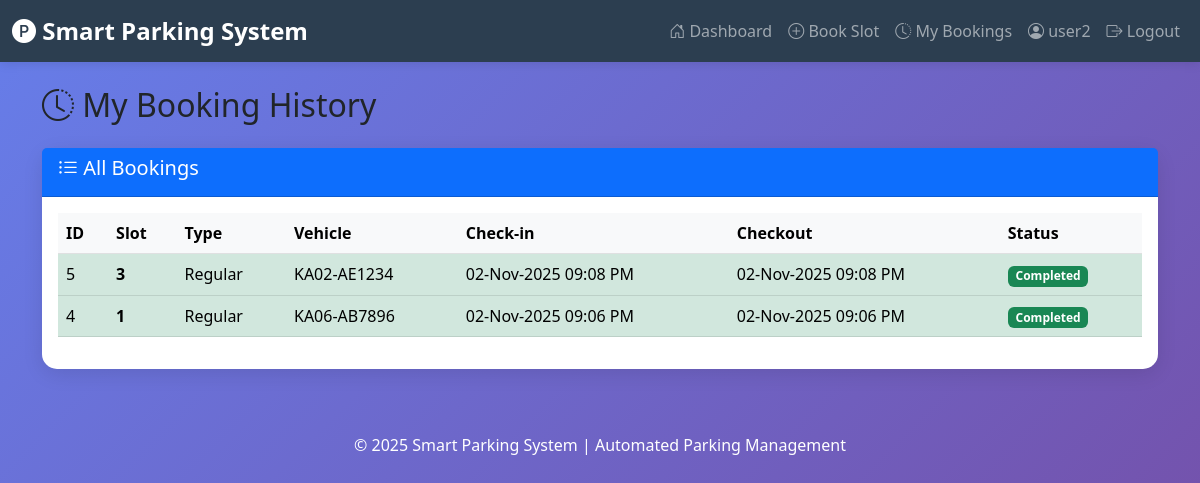
Page /user/bookings (signed in) on the earlier database version.
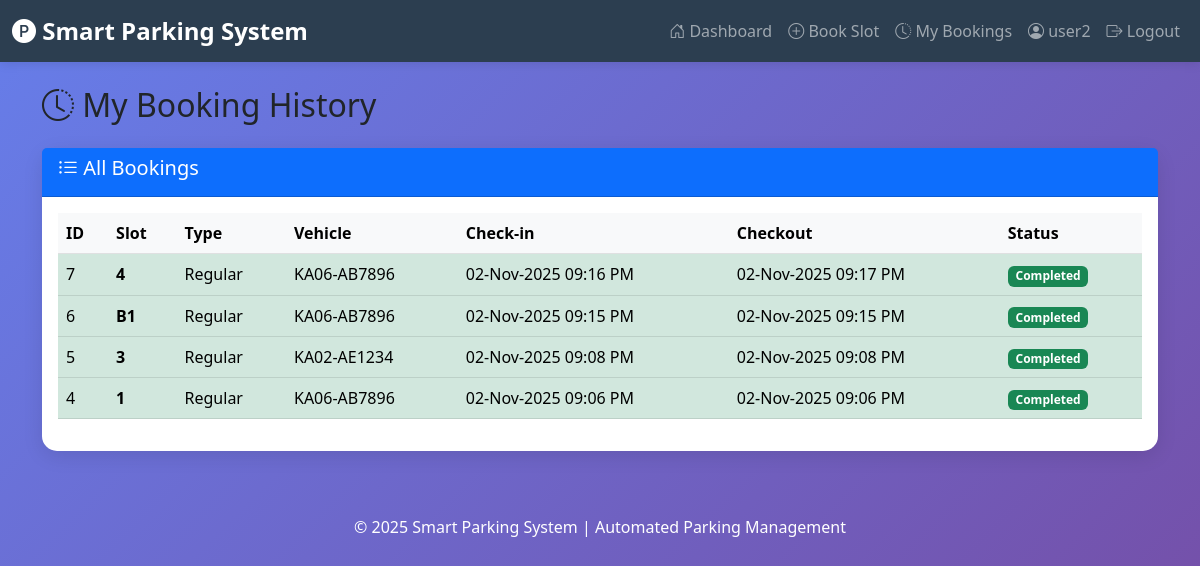
Same page on the later database version.
### tables this page shows
CREATE TABLE bookings (
                    id INTEGER PRIMARY KEY AUTOINCREMENT,
                    user_id INTEGER NOT NULL,
                    slot_id INTEGER NOT NULL,
                    vehicle_number TEXT NOT NULL,
                    booking_time TIMESTAMP DEFAULT CURRENT_TIMESTAMP,
                    checkout_time TIMESTAMP,
                    status TEXT DEFAULT 'Active', package_type TEXT DEFAULT 'Hourly', package_cost REAL DEFAULT 50, expected_duration REAL DEFAULT 1, actual_cost REAL,
                    FOREIGN KEY (user_id) REFERENCES users(id),
                    FOREIGN KEY (slot_id) REFERENCES slots(id)
                );

CREATE TABLE slots (
                    id INTEGER PRIMARY KEY AUTOINCREMENT,
                    slot_number TEXT UNIQUE NOT NULL,
                    slot_type TEXT DEFAULT 'Regular',
                    status TEXT DEFAULT 'Available',
                    floor INTEGER DEFAULT 1,
                    created_at TIMESTAMP DEFAULT CURRENT_TIMESTAMP
                );

### app.py (the view)
@app.route('/user/bookings')
@login_required
def user_bookings():
    user_id = session.get('user_id')
    bookings = booking_manager.get_user_bookings(user_id)
    formatted_bookings = []
    for booking in bookings:
        formatted_bookings.append({
            'id': booking[0],
            'slot_number': booking[1],
            'slot_type': booking[2],
            'vehicle_number': booking[3],
            'booking_time': Helper.format_datetime(booking[4]),
            'checkout_time': Helper.format_datetime(booking[5]) if booking[5] else 'Active',
            'status': booking[6]
        })
    return render_template('user/bookings.html', bookings=formatted_bookings)

### app.py (called while the page is built)
def login_required(f):
    @wraps(f)
    def decorated_function(*args, **kwargs):
        if 'user_id' not in session:
            flash('Please login to access this page', 'warning')
            return redirect(url_for('login'))
        return f(*args, **kwargs)
    return decorated_function

### database/db_manager.py (called while the page is built)
    def fetch_all(self, query, params=()):
        try:
            self.cursor.execute(query, params)
            return self.cursor.fetchall()
        except sqlite3.Error as e:
            print(f"Fetch error: {e}")
            return []

### utils/helpers.py (called while the page is built)
    @staticmethod
    def format_datetime(dt_string):
        if not dt_string:
            return "N/A"
        try:
            dt = datetime.strptime(dt_string, "%Y-%m-%d %H:%M:%S")
            return dt.strftime("%d-%b-%Y %I:%M %p")
        except:
            return dt_string

### templates/user/bookings.html (shortened to what this page needs)
{% extends "base.html" %}
{% block content %}
<h2 class="mb-4"><i class="bi bi-clock-history"></i> My Booking History</h2>
<div class="card">
    <div class="card-header bg-primary text-white">
        <h5><i class="bi bi-list-ul"></i> All Bookings</h5>
    </div>
    <div class="card-body">
        {% if bookings %}
            <div class="table-responsive">
                <table class="table table-hover">
                    <thead class="table-light">
                        <tr>
                            <th>ID</th>
                            <th>Slot</th>
                            <th>Type</th>
                            <th>Vehicle</th>
                            <th>Check-in</th>
                            <th>Checkout</th>
                            <th>Status</th>
                        </tr>
                    </thead>
                    <tbody>
                        {% for booking in bookings %}
                            <tr class="{% if booking.status == 'Active' %}table-warning{% else %}table-success{% endif %}">
                                <td>{{ booking.id }}</td>
                                <td><strong>{{ booking.slot_number }}</strong></td>
                                <td>{{ booking.slot_type }}</td>
                                <td>{{ booking.vehicle_number }}</td>
                                <td>{{ booking.booking_time }}</td>
                                <td>{{ booking.checkout_time }}</td>
                                <td>
                                    {% if booking.status == 'Active' %}
                                        <span class="badge bg-warning">{{ booking.status }}</span>
                                    {% else %}
                                        <span class="badge bg-success">{{ booking.status }}</span>
                                    {% endif %}
                                </td>
                            </tr>
                        {% endfor %}
                    </tbody>
                </table>
            </div>
        {% endif %}
    </div>
</div>
{% endblock %}

### templates/base.html (shortened to what this page needs)
<!DOCTYPE html>
<html lang="en">
<head>
    <link href="https://cdn.jsdelivr.net/npm/bootstrap@5.3.0/dist/css/bootstrap.min.css" rel="stylesheet">
    <link rel="stylesheet" href="https://cdn.jsdelivr.net/npm/bootstrap-icons@1.10.0/font/bootstrap-icons.css">
</head>
<body>
    <nav class="navbar navbar-expand-lg navbar-dark">
        <div class="container-fluid">
            <a class="navbar-brand" href="/">
                <i class="bi bi-p-circle-fill"></i> Smart Parking System
            </a>
            <div class="collapse navbar-collapse" id="navbarNav">
                <ul class="navbar-nav ms-auto">
                    {% if session.user_id %}
                        {% if session.role == 'admin' %}
                            <li class="nav-item">
                                <a class="nav-link" href="{{ url_for('admin_dashboard') }}">
                                    <i class="bi bi-speedometer2"></i> Dashboard
                                </a>
                            </li>
                            <li class="nav-item">
                                <a class="nav-link" href="{{ url_for('admin_slots') }}">
                                    <i class="bi bi-grid-3x3-gap"></i> Manage Slots
                                </a>
                            </li>
                            <li class="nav-item">
                                <a class="nav-link" href="{{ url_for('admin_bookings') }}">
                                    <i class="bi bi-calendar-check"></i> Bookings
                                </a>
                            </li>
                        {% else %}
                            <li class="nav-item">
                                <a class="nav-link" href="{{ url_for('user_dashboard') }}">
                                    <i class="bi bi-house-door"></i> Dashboard
                                </a>
                            </li>
                            <li class="nav-item">
                                <a class="nav-link" href="{{ url_for('book_slot') }}">
                                    <i class="bi bi-plus-circle"></i> Book Slot
                                </a>
                            </li>
                            <li class="nav-item">
                                <a class="nav-link" href="{{ url_for('user_bookings') }}">
                                    <i class="bi bi-clock-history"></i> My Bookings
                                </a>
                            </li>
                        {% endif %}
                        <li class="nav-item">
                            <span class="nav-link">
                                <i class="bi bi-person-circle"></i> {{ session.username }}
                            </span>
                        </li>
                        <li class="nav-item">
                            <a class="nav-link" href="{{ url_for('logout') }}">
                                <i class="bi bi-box-arrow-right"></i> Logout
                            </a>
                        </li>
                    {% endif %}
                </ul>
            </div>
        </div>
    </nav>
    <div class="container mt-4">
        {% block content %}{% endblock %}
    </div>
    <footer class="text-center text-white mt-5 py-3">
        <p>&copy; 2025 Smart Parking System | Automated Parking Management</p>
    </footer>
</body>
</html>

### templates/base.html (style rules this page uses)
:root { --primary-color: #2C3E50; --secondary-color: #34495E; --success-color: #27AE60; --warning-color: #F39C12; --danger-color: #E74C3C; --info-color: #3498DB; }
body { background: linear-gradient(135deg, #667eea 0%, #764ba2 100%); min-height: 100vh; font-family: 'Segoe UI', Tahoma, Geneva, Verdana, sans-serif; }
.navbar { background-color: var(--primary-color) !important; box-shadow: 0 2px 10px rgba(0,0,0,0.1); }
.navbar-brand { font-weight: bold; font-size: 1.5rem; }
.card { border-radius: 15px; box-shadow: 0 5px 20px rgba(0,0,0,0.1); border: none; }

Differences in the rows shown:
added bookings: id "7", slot_number "4", slot_type "Regular", vehicle_number "KA06-AB7896", booking_time "02-Nov-2025 09:16 PM", checkout_time "02-Nov-2025 09:17 PM", status "Completed"
added bookings: id "6", slot_number "B1", slot_type "Regular", vehicle_number "KA06-AB7896", booking_time "02-Nov-2025 09:15 PM", checkout_time "02-Nov-2025 09:15 PM", status "Completed"
